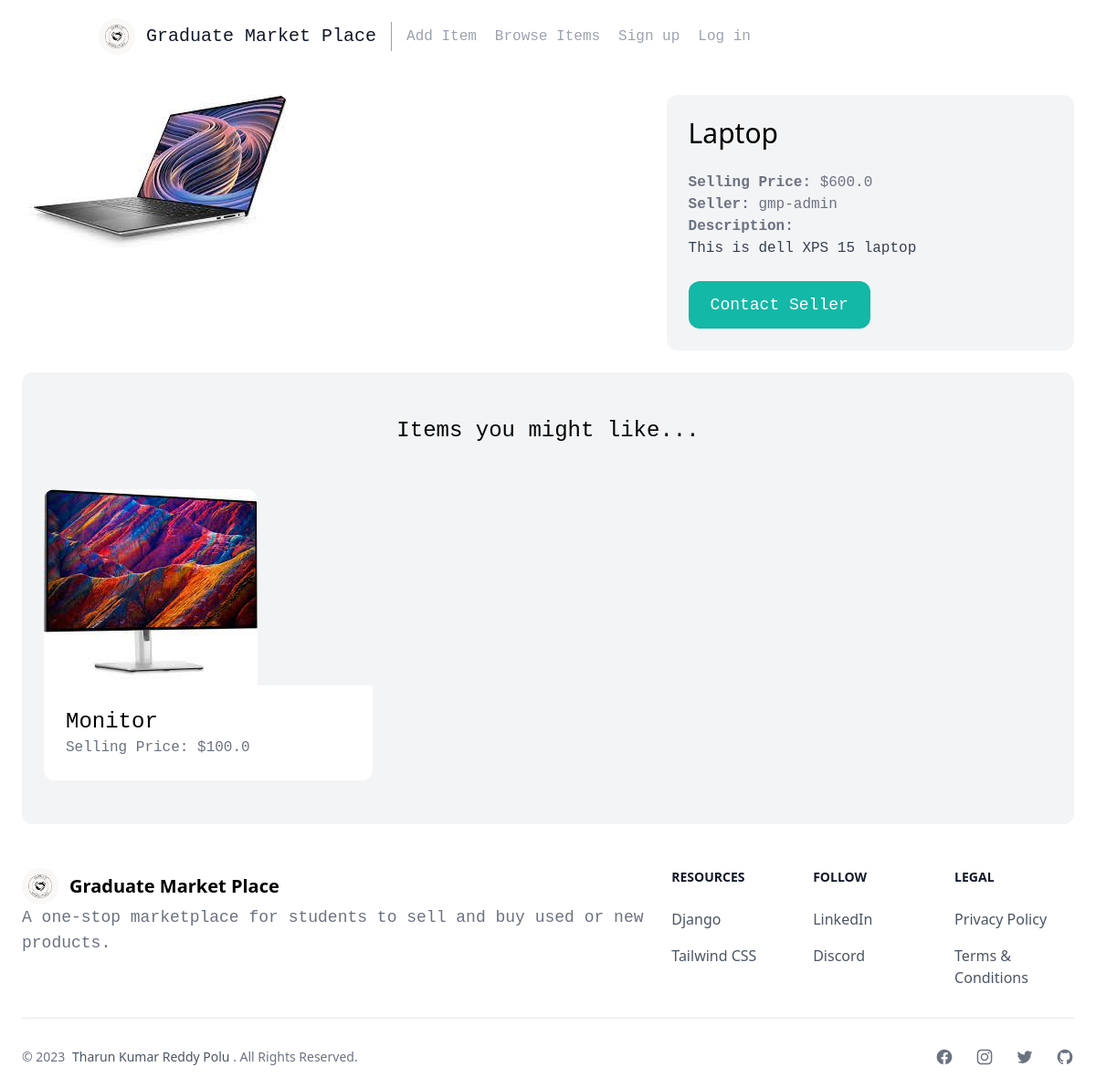
Page /items/4/ on the committed database.
### item/models.py (models this page shows, shortened)
class Item(models.Model):
    category = models.ForeignKey(Category, related_name='items', on_delete=models.CASCADE)
    name = models.CharField(max_length=255)
    description = models.TextField(blank=True, null=True)
    price = models.FloatField()
    image = models.ImageField(upload_to='item_images', blank=True, null=True)
    is_sold = models.BooleanField(default=False)
    posted_by = models.ForeignKey(User, related_name='items', on_delete=models.CASCADE)
    posted_at = models.DateTimeField(auto_now_add=True)

### item/views.py (the view)
# urls.py: path('<int:pk>/', views.detail, name='detail'),
def detail(request, pk):
    item = get_object_or_404(Item, pk=pk)
    related_items = Item.objects.filter(category = item.category, is_sold = False).exclude(pk=pk)[0:3]
    return render(request, 'item/detail.html',{
        'item': item,
        'related_items': related_items
    })

### item/templates/item/detail.html (shortened to what this page needs)
{% extends 'core/base.html' %}
{% block content %}
<div class="grid grid-cols-5 gap-6">
    <div class="col-span-3">
        <img src="{{ item.image.url }}" class="rounded-xl">
    </div>
    <div class="col-span-2 p-6 bg-gray-100 rounded-xl">
        <h1 class="mb-6 text-3xl">{{ item.name }}</h1>
        <p class="text-gray-500 font-mono"><strong>Selling Price: </strong>${{ item.price }}</p>
        <p class="text-gray-500 font-mono"><strong>Seller: </strong>{{ item.posted_by.username }}</p>
        {% if item.description %}
        <p class="text-gray-700 font-mono">
            <strong class="text-gray-500 font-mono">Description: </strong><br>
            {{ item.description }}
        </p>
        {% endif %}
        {% if request.user == item.posted_by %}
                <a href="{% url 'item:edititem' item.id %}" class="inline-block mt-4 px-4 py-2 text-lg font-mono bg-teal-500 text-white rounded-xl">Edit</a>
                <a href="{% url 'item:deleteitem' item.id %}" class="inline-block mt-4 px-4 py-2 text-lg font-mono bg-red-500 text-white rounded-xl">Delete</a>
        {% else %}
            <a href="{% url 'chat:newchat' item.id %}" class="inline-block mt-6 px-6 py-3 text-lg font-mono bg-teal-500 text-white rounded-xl hover:bg-teal-700"> Contact Seller</a>
        {% endif %}
    </div>
</div>
<div class="mt-6 px-6 py-12 bg-gray-100 rounded-xl">
    <h2 class="mb-12 text-2xl text-center font-mono">Items you might like...</h2>
    <div class="grid grid-cols-3 gap-3">
        {% for item in related_items %}
            <div>
                <a href="{% url 'item:detail' item.id %}">
                    <div>
                        <img src="{{ item.image.url }}" class="rounded-t-xl">
                    </div>
                    <div class="p-6 bg-white rounded-b-xl">
                        <h2 class="text-2xl font-mono">{{ item.name }}</h2>
                        <p class="text-gray-500 font-mono">Selling Price: ${{ item.price }}</p>
                    </div>
                </a>
            </div>
        {% endfor %}
    </div>
</div>
{% endblock %}

### rows in the picture
Item: image (picture), name "Laptop", price "600.0", posted_by.username "gmp-admin", description "This is dell XPS 15 laptop"
Item: image (picture), name "Monitor", price "100.0"
